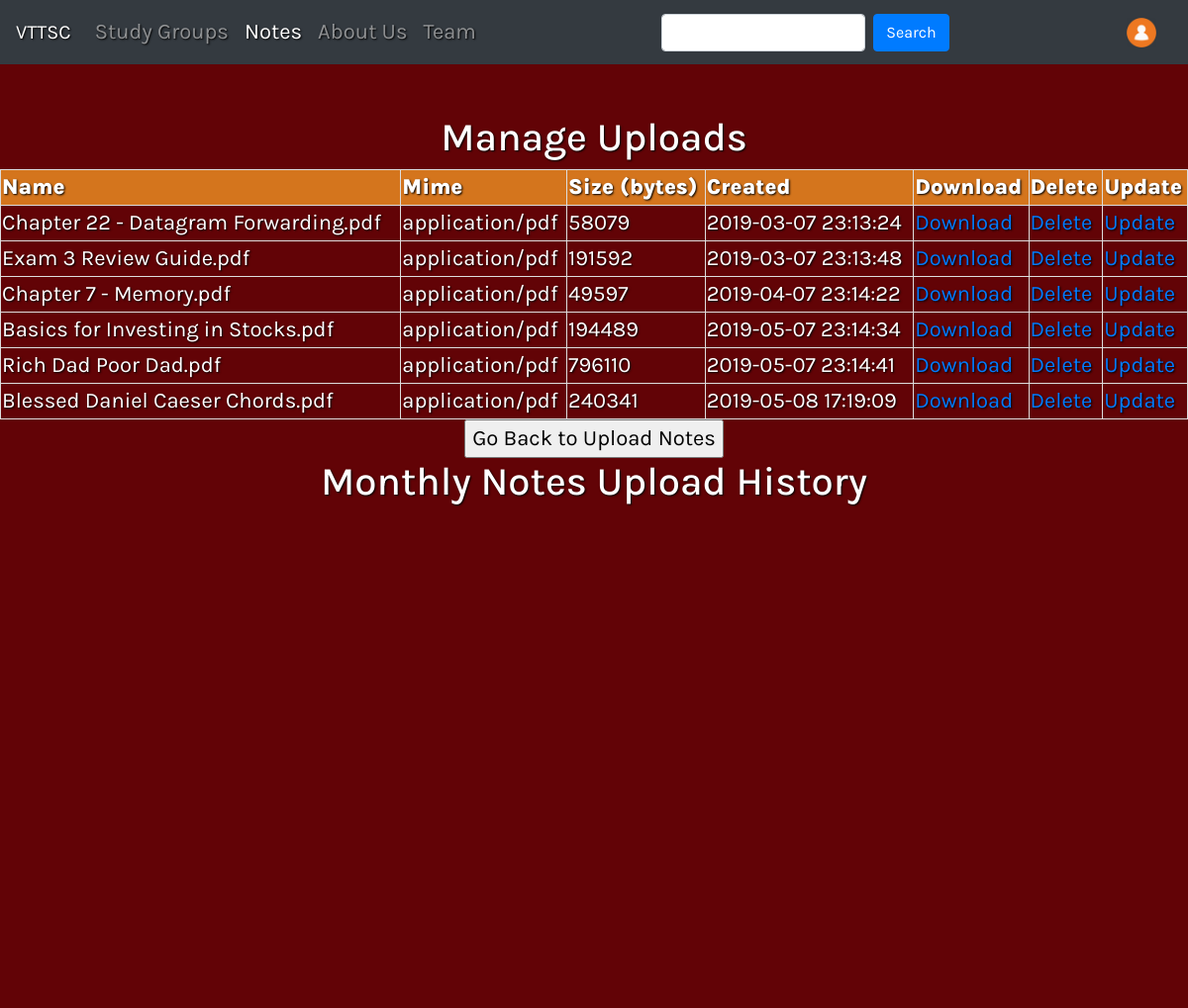
Screenshot of /manageNotes.php with the database file from the repository.
### tables this page shows
CREATE TABLE IF NOT EXISTS `notes` (
  `id` int(10) UNSIGNED NOT NULL AUTO_INCREMENT,
  `name` varchar(255) NOT NULL DEFAULT 'Untitled.txt',
  `mime` varchar(200) NOT NULL DEFAULT 'text/plain',
  `size` bigint(255) UNSIGNED NOT NULL DEFAULT '0',
  `data` mediumblob NOT NULL,
  `created` datetime NOT NULL,
  PRIMARY KEY (`id`)
);

### manageNotes.php (the view, shortened to what this page needs)
<!DOCTYPE html>
<head>
    <link href="css/bootstrap.min.css" rel="stylesheet">
</head>
<body>
    <nav class="navbar navbar-expand-lg navbar-dark bg-dark">
       <a class="navbar-brand" href="mainPage.php">VTTSC</a>
      <div class="collapse navbar-collapse" id="bs-example-navbar-collapse-1">
        <ul class="navbar-nav">
          <li class="nav-item ">
             <a class="nav-link" href="StudyGroup.php">Study Groups<span class="sr-only">(current)</span></a>
          </li>
          <li class="nav-item active">
             <a class="nav-link" href="notesHomePage.php">Notes</a>
          </li>
          <li class="nav-item">
             <a class="nav-link" href="AboutUs.html">About Us</a>
          </li>
          <li class="nav-item">
             <a class="nav-link" href="teamIntro.php">Team</a>
          </li>
        </ul>
        <form class="form-inline navbar-nav ml-md-auto" action="searchpage.php" method="post">
          <input class="form-control mr-sm-2" type="text" />
          <button class="btn btn-primary my-2 my-sm-0" type="submit">
            Search
          </button>
        </form>
        <ul class="navbar-nav ml-md-auto">
        <a class="navbar-brand ml-md-auto " href="EditProfilePage.php">
          <img src="images/Profileicon.png" width="30" height="30" alt="">
        </a>
      </ul>
      </div>
    </nav>
    <div class="upload">
      <h1>Manage Uploads</h1>
    </div>
    <?php
    $dbLink = new mysqli('localhost', 'root', '', 'vtssc');
    $sql = 'SELECT `id`, `name`, `mime`, `size`, `created` FROM `notes`';
    $result = $dbLink->query($sql);
    if($result) {
        if($result->num_rows == 0) {
            echo '<p>There are no files in the database</p>';
        }
        else {
            echo '<table width="100%">
                    <tr>
                        <th><b>Name</b></th>
                        <th><b>Mime</b></th>
                        <th><b>Size (bytes)</b></th>
                        <th><b>Created</b></th>
                        <th><b>Download</b></th>
                        <th><b>Delete</b></th>
                        <th><b>Update</b></th>
                    </tr>';
            while($row = $result->fetch_assoc()) {
                echo "
                    <tr>
                        <td>{$row['name']}</td>
                        <td>{$row['mime']}</td>
                        <td>{$row['size']}</td>
                        <td>{$row['created']}</td>
                        <td><a href='downloadNotes.php?id={$row['id']}'>Download</a></td>
                        <td><a href='deleteNotes.php?id={$row['id']}'>Delete</a></td>
                        <td><a href='updateNotes.php?id={$row['id']}'>Update</a></td>
                    </tr>";
            }
            echo '</table>';
        }
    }
    else
    {
        echo 'Error! SQL query failed:';
        echo "<pre>{$dbLink->error}</pre>";
    }
    ?>
    <form action="uploadNotes.php">
      <input type="submit" value="Go Back to Upload Notes" />
    </form>
</body>
</html>
<!DOCTYPE html>
<html>
<head>
</head>
<body>
	<h1>Monthly Notes Upload History</h1>
  <div class="svg-div">
  	<svg width="960" height="500" align></svg>
  </div>
</body>
</html>

### manageNotes.php (style rules this page uses)
body { background-color: rgb(98, 3, 6) ; font-family: 'Karla'; font-size: 22px; color: white; text-shadow: 1px 1px 2px black; }
form { text-align: center; }
.upload { padding-top: 50px; text-align: center; }
table, td, th { border: 1px solid #ddd; text-align: left; }
th { background-color: rgb(212, 117, 29); color: white; }
h1 { text-align: center; }
.svg-div { display: inline-block; margin: 0 auto; }

### rows the page displays
notes: name "Chapter 22 - Datagram Forwarding.pdf", mime "application/pdf", size "58079", created "2019-03-07 23:13:24"
notes: name "Exam 3 Review Guide.pdf", mime "application/pdf", size "191592", created "2019-03-07 23:13:48"
notes: name "Chapter 7 - Memory.pdf", mime "application/pdf", size "49597", created "2019-04-07 23:14:22"
notes: name "Basics for Investing in Stocks.pdf", mime "application/pdf", size "194489", created "2019-05-07 23:14:34"
notes: name "Rich Dad Poor Dad.pdf", mime "application/pdf", size "796110", created "2019-05-07 23:14:41"
notes: name "Blessed Daniel Caeser Chords.pdf", mime "application/pdf", size "240341", created "2019-05-08 17:19:09"
